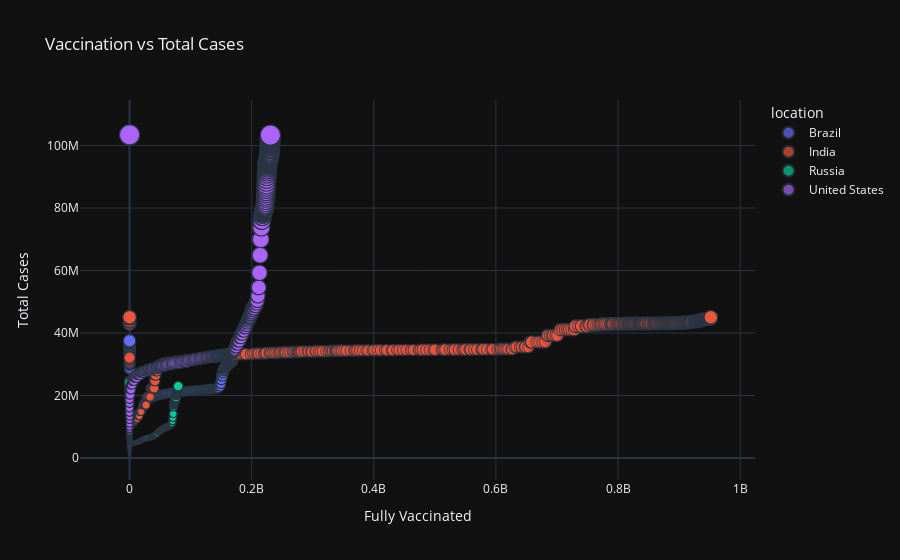

Here is the notebook cell this chart was saved with:
### Code cell
# Interactive Scatter – Vaccination vs Total Cases

fig_scatter = px.scatter(covid_df, x="people_fully_vaccinated", y="total_cases",
                 size="total_cases", color="location",
                 hover_name="location",
                 title="Vaccination vs Total Cases",
                 labels={"people_fully_vaccinated":"Fully Vaccinated", "total_cases":"Total Cases"})
fig_scatter.update_layout(template="plotly_dark")
fig_scatter.show()

### Figure 1 — Plotly figure (JSON) as saved in the notebook; plotly's stock layout.template omitted (floating-point values rounded to 4 significant figures; data arrays with more than 128 entries replaced by an {"elided": "..."} marker saying what was removed)
{"data": [{"hovertemplate": "<b>%{hovertext}</b><br><br>location=Brazil<br>Fully Vaccinated=%{x}<br>Total Cases=%{marker.size}<extra></extra>", "hovertext": {"elided": "1674 str values"}, "legendgroup": "Brazil", "marker": {"color": "#636efa", "size": {"elided": "1674 float values"}, "sizemode": "area", "sizeref": 258600.0, "symbol": "circle"}, "mode": "markers", "name": "Brazil", "showlegend": true, "type": "scattergl", "x": {"elided": "1674 float values"}, "xaxis": "x", "y": {"elided": "1674 float values"}, "yaxis": "y"}, {"hovertemplate": "<b>%{hovertext}</b><br><br>location=India<br>Fully Vaccinated=%{x}<br>Total Cases=%{marker.size}<extra></extra>", "hovertext": {"elided": "1682 str values"}, "legendgroup": "India", "marker": {"color": "#EF553B", "size": {"elided": "1682 float values"}, "sizemode": "area", "sizeref": 258600.0, "symbol": "circle"}, "mode": "markers", "name": "India", "showlegend": true, "type": "scattergl", "x": {"elided": "1682 float values"}, "xaxis": "x", "y": {"elided": "1682 float values"}, "yaxis": "y"}, {"hovertemplate": "<b>%{hovertext}</b><br><br>location=Russia<br>Fully Vaccinated=%{x}<br>Total Cases=%{marker.size}<extra></extra>", "hovertext": {"elided": "1674 str values"}, "legendgroup": "Russia", "marker": {"color": "#00cc96", "size": {"elided": "1674 float values"}, "sizemode": "area", "sizeref": 258600.0, "symbol": "circle"}, "mode": "markers", "name": "Russia", "showlegend": true, "type": "scattergl", "x": {"elided": "1674 float values"}, "xaxis": "x", "y": {"elided": "1674 float values"}, "yaxis": "y"}, {"hovertemplate": "<b>%{hovertext}</b><br><br>location=United States<br>Fully Vaccinated=%{x}<br>Total Cases=%{marker.size}<extra></extra>", "hovertext": {"elided": "1674 str values"}, "legendgroup": "United States", "marker": {"color": "#ab63fa", "size": {"elided": "1674 float values"}, "sizemode": "area", "sizeref": 258600.0, "symbol": "circle"}, "mode": "markers", "name": "United States", "showlegend": true, "type": "scattergl", "x": {"elided": "1674 float values"}, "xaxis": "x", "y": {"elided": "1674 float values"}, "yaxis": "y"}], "layout": {"legend": {"itemsizing": "constant", "title": {"text": "location"}, "tracegroupgap": 0}, "title": {"text": "Vaccination vs Total Cases"}, "xaxis": {"anchor": "y", "domain": [0, 1], "title": {"text": "Fully Vaccinated"}}, "yaxis": {"anchor": "x", "domain": [0, 1], "title": {"text": "Total Cases"}}}}
